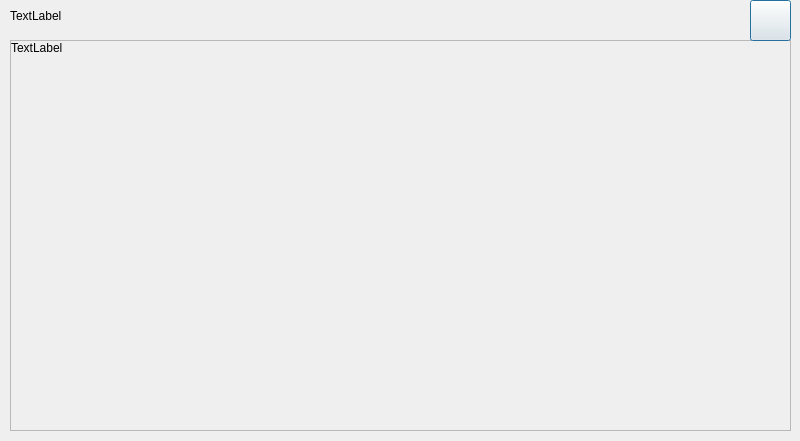
<?xml version="1.0" encoding="UTF-8"?>
<ui version="4.0">
 <class>Dialog</class>
 <widget class="QDialog" name="Dialog">
  <property name="geometry">
   <rect>
    <x>0</x>
    <y>0</y>
    <width>800</width>
    <height>441</height>
   </rect>
  </property>
  <property name="windowTitle">
   <string>Dialog</string>
  </property>
  <widget class="QLabel" name="ipAddress">
   <property name="geometry">
    <rect>
     <x>10</x>
     <y>0</y>
     <width>371</width>
     <height>31</height>
    </rect>
   </property>
   <property name="text">
    <string>TextLabel</string>
   </property>
  </widget>
  <widget class="QWidget" name="verticalLayoutWidget">
   <property name="geometry">
    <rect>
     <x>10</x>
     <y>40</y>
     <width>781</width>
     <height>391</height>
    </rect>
   </property>
   <layout class="QVBoxLayout" name="verticalLayout">
    <item>
     <widget class="QScrollArea" name="scrollArea">
      <property name="verticalScrollBarPolicy">
       <enum>Qt::ScrollBarAsNeeded</enum>
      </property>
      <property name="horizontalScrollBarPolicy">
       <enum>Qt::ScrollBarAsNeeded</enum>
      </property>
      <property name="sizeAdjustPolicy">
       <enum>QAbstractScrollArea::AdjustToContents</enum>
      </property>
      <property name="widgetResizable">
       <bool>true</bool>
      </property>
      <property name="alignment">
       <set>Qt::AlignLeading|Qt::AlignLeft|Qt::AlignTop</set>
      </property>
      <widget class="QLabel" name="label">
       <property name="geometry">
        <rect>
         <x>0</x>
         <y>0</y>
         <width>777</width>
         <height>387</height>
        </rect>
       </property>
       <property name="text">
        <string>TextLabel</string>
       </property>
       <property name="alignment">
        <set>Qt::AlignLeading|Qt::AlignLeft|Qt::AlignTop</set>
       </property>
      </widget>
     </widget>
    </item>
   </layout>
  </widget>
  <widget class="QPushButton" name="refresh">
   <property name="geometry">
    <rect>
     <x>750</x>
     <y>0</y>
     <width>41</width>
     <height>41</height>
    </rect>
   </property>
   <property name="text">
    <string/>
   </property>
   <property name="icon">
    <iconset>
     <normaloff>resources/Refresh.png</normaloff>resources/Refresh.png</iconset>
   </property>
   <property name="iconSize">
    <size>
     <width>32</width>
     <height>32</height>
    </size>
   </property>
  </widget>
 </widget>
 <resources/>
 <connections/>
</ui>
